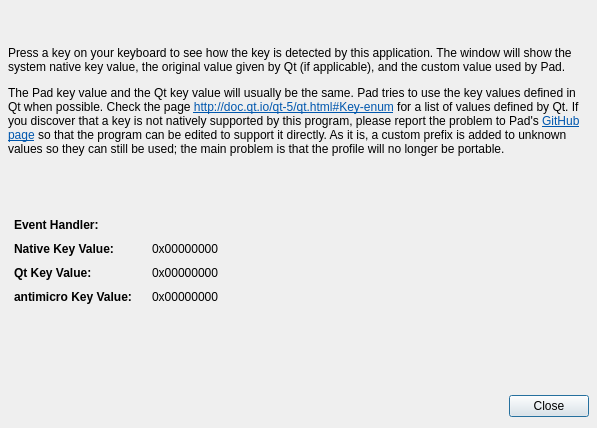
<?xml version="1.0" encoding="UTF-8"?>
<ui version="4.0">
 <class>QKeyDisplayDialog</class>
 <widget class="QDialog" name="QKeyDisplayDialog">
  <property name="windowModality">
   <enum>Qt::ApplicationModal</enum>
  </property>
  <property name="geometry">
   <rect>
    <x>0</x>
    <y>0</y>
    <width>597</width>
    <height>428</height>
   </rect>
  </property>
  <property name="minimumSize">
   <size>
    <width>0</width>
    <height>0</height>
   </size>
  </property>
  <property name="focusPolicy">
   <enum>Qt::StrongFocus</enum>
  </property>
  <property name="windowTitle">
   <string>Key Checker</string>
  </property>
  <property name="modal">
   <bool>true</bool>
  </property>
  <layout class="QVBoxLayout" name="verticalLayout">
   <property name="leftMargin">
    <number>8</number>
   </property>
   <property name="rightMargin">
    <number>8</number>
   </property>
   <item>
    <widget class="QLabel" name="label">
     <property name="text">
      <string>&lt;html&gt;&lt;head/&gt;&lt;body&gt;&lt;p&gt;Press a key on your keyboard to see how the key is detected by this application. The window will show the system native key value, the original value given by Qt (if applicable), and the custom value used by Pad.&lt;/p&gt;&lt;p&gt;The Pad key value and the Qt key value will usually be the same. Pad tries to use the key values defined in Qt when possible. Check the page &lt;a href=&quot;http://doc.qt.io/qt-5/qt.html#Key-enum&quot;&gt;&lt;span style=&quot; text-decoration: underline; color:#0057ae;&quot;&gt;http://doc.qt.io/qt-5/qt.html#Key-enum&lt;/span&gt;&lt;/a&gt; for a list of values defined by Qt. If you discover that a key is not natively supported by this program, please report the problem to Pad's &lt;a href=&quot;https://github.com/davaughnl/Pad/&quot;&gt;&lt;span style=&quot; text-decoration: underline; color:#0057ae;&quot;&gt;GitHub page&lt;/span&gt;&lt;/a&gt; so that the program can be edited to support it directly. As it is, a custom prefix is added to unknown values so they can still be used; the main problem is that the profile will no longer be portable.&lt;/p&gt;&lt;/body&gt;&lt;/html&gt;</string>
     </property>
     <property name="textFormat">
      <enum>Qt::AutoText</enum>
     </property>
     <property name="wordWrap">
      <bool>true</bool>
     </property>
     <property name="openExternalLinks">
      <bool>true</bool>
     </property>
     <property name="textInteractionFlags">
      <set>Qt::LinksAccessibleByMouse</set>
     </property>
    </widget>
   </item>
   <item>
    <spacer name="verticalSpacer">
     <property name="orientation">
      <enum>Qt::Vertical</enum>
     </property>
     <property name="sizeType">
      <enum>QSizePolicy::Fixed</enum>
     </property>
     <property name="sizeHint" stdset="0">
      <size>
       <width>20</width>
       <height>10</height>
      </size>
     </property>
    </spacer>
   </item>
   <item>
    <layout class="QFormLayout" name="formLayout">
     <property name="fieldGrowthPolicy">
      <enum>QFormLayout::ExpandingFieldsGrow</enum>
     </property>
     <property name="horizontalSpacing">
      <number>20</number>
     </property>
     <property name="verticalSpacing">
      <number>10</number>
     </property>
     <property name="leftMargin">
      <number>6</number>
     </property>
     <property name="topMargin">
      <number>10</number>
     </property>
     <item row="0" column="0">
      <widget class="QLabel" name="eventHandlerTitleLabel">
       <property name="font">
        <font>
         <weight>75</weight>
         <bold>true</bold>
        </font>
       </property>
       <property name="text">
        <string>Event Handler:</string>
       </property>
      </widget>
     </item>
     <item row="1" column="0">
      <widget class="QLabel" name="nativeTitleLabel">
       <property name="font">
        <font>
         <weight>75</weight>
         <bold>true</bold>
        </font>
       </property>
       <property name="text">
        <string>Native Key Value:</string>
       </property>
      </widget>
     </item>
     <item row="1" column="1">
      <widget class="QLabel" name="nativeKeyLabel">
       <property name="text">
        <string>0x00000000</string>
       </property>
       <property name="textInteractionFlags">
        <set>Qt::LinksAccessibleByMouse|Qt::TextSelectableByMouse</set>
       </property>
      </widget>
     </item>
     <item row="2" column="0">
      <widget class="QLabel" name="qtKeyTitleLabel">
       <property name="font">
        <font>
         <weight>75</weight>
         <bold>true</bold>
        </font>
       </property>
       <property name="text">
        <string>Qt Key Value:</string>
       </property>
      </widget>
     </item>
     <item row="2" column="1">
      <widget class="QLabel" name="qtKeyLabel">
       <property name="text">
        <string>0x00000000</string>
       </property>
       <property name="textInteractionFlags">
        <set>Qt::LinksAccessibleByMouse|Qt::TextSelectableByMouse</set>
       </property>
      </widget>
     </item>
     <item row="3" column="0">
      <widget class="QLabel" name="antiTitleLabel">
       <property name="font">
        <font>
         <weight>75</weight>
         <bold>true</bold>
        </font>
       </property>
       <property name="text">
        <string>antimicro Key Value:</string>
       </property>
      </widget>
     </item>
     <item row="3" column="1">
      <widget class="QLabel" name="antimicroKeyLabel">
       <property name="text">
        <string>0x00000000</string>
       </property>
       <property name="textInteractionFlags">
        <set>Qt::LinksAccessibleByMouse|Qt::TextSelectableByMouse</set>
       </property>
      </widget>
     </item>
     <item row="0" column="1">
      <widget class="QLabel" name="eventHandlerLabel">
       <property name="text">
        <string/>
       </property>
      </widget>
     </item>
    </layout>
   </item>
   <item>
    <widget class="QDialogButtonBox" name="buttonBox">
     <property name="focusPolicy">
      <enum>Qt::NoFocus</enum>
     </property>
     <property name="orientation">
      <enum>Qt::Horizontal</enum>
     </property>
     <property name="standardButtons">
      <set>QDialogButtonBox::Close</set>
     </property>
    </widget>
   </item>
  </layout>
 </widget>
 <resources/>
 <connections>
  <connection>
   <sender>buttonBox</sender>
   <signal>accepted()</signal>
   <receiver>QKeyDisplayDialog</receiver>
   <slot>accept()</slot>
   <hints>
    <hint type="sourcelabel">
     <x>248</x>
     <y>254</y>
    </hint>
    <hint type="destinationlabel">
     <x>157</x>
     <y>274</y>
    </hint>
   </hints>
  </connection>
  <connection>
   <sender>buttonBox</sender>
   <signal>rejected()</signal>
   <receiver>QKeyDisplayDialog</receiver>
   <slot>reject()</slot>
   <hints>
    <hint type="sourcelabel">
     <x>316</x>
     <y>260</y>
    </hint>
    <hint type="destinationlabel">
     <x>286</x>
     <y>274</y>
    </hint>
   </hints>
  </connection>
 </connections>
</ui>
